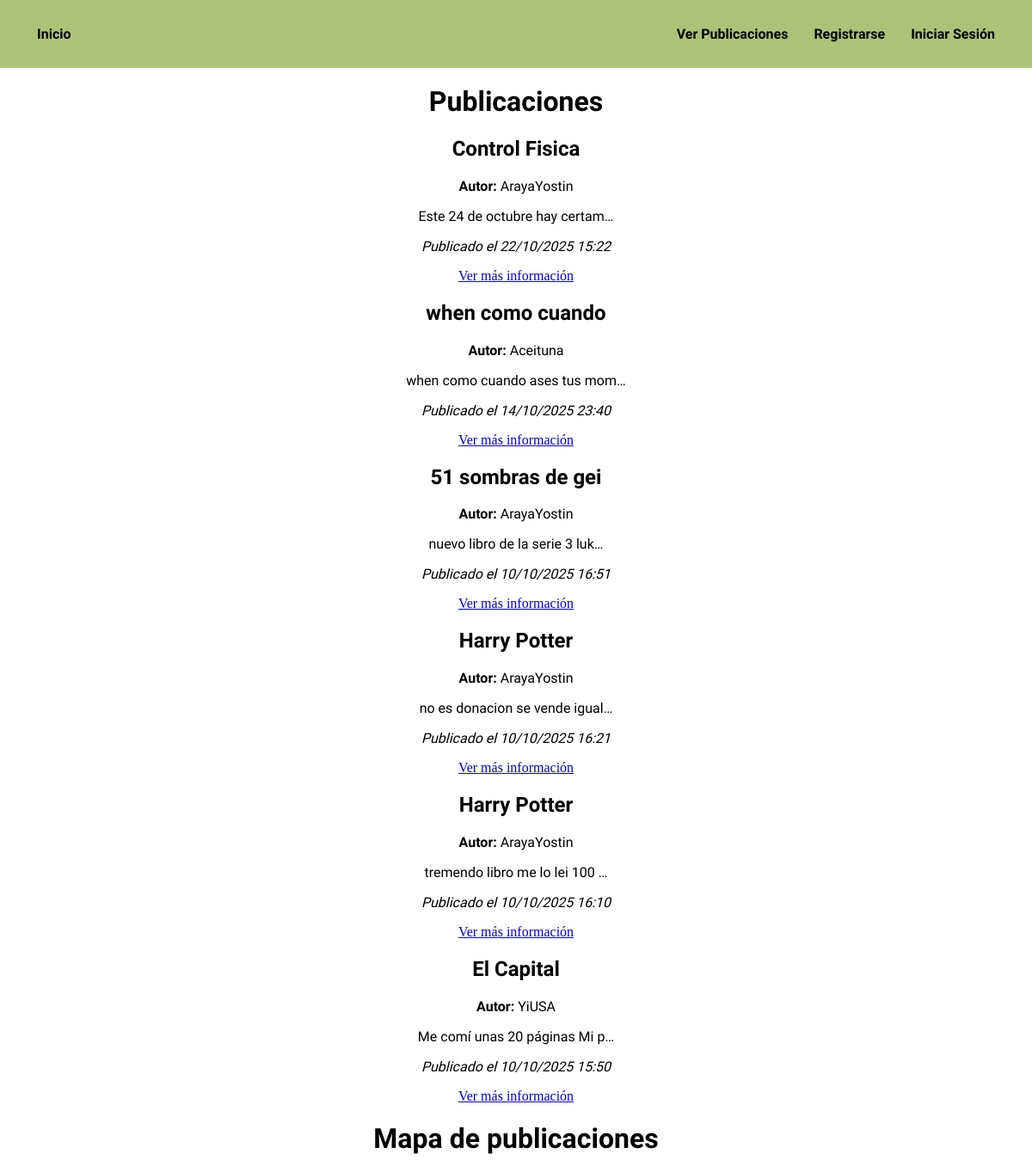
The app's page /publicaciones/ (upper part), older data.
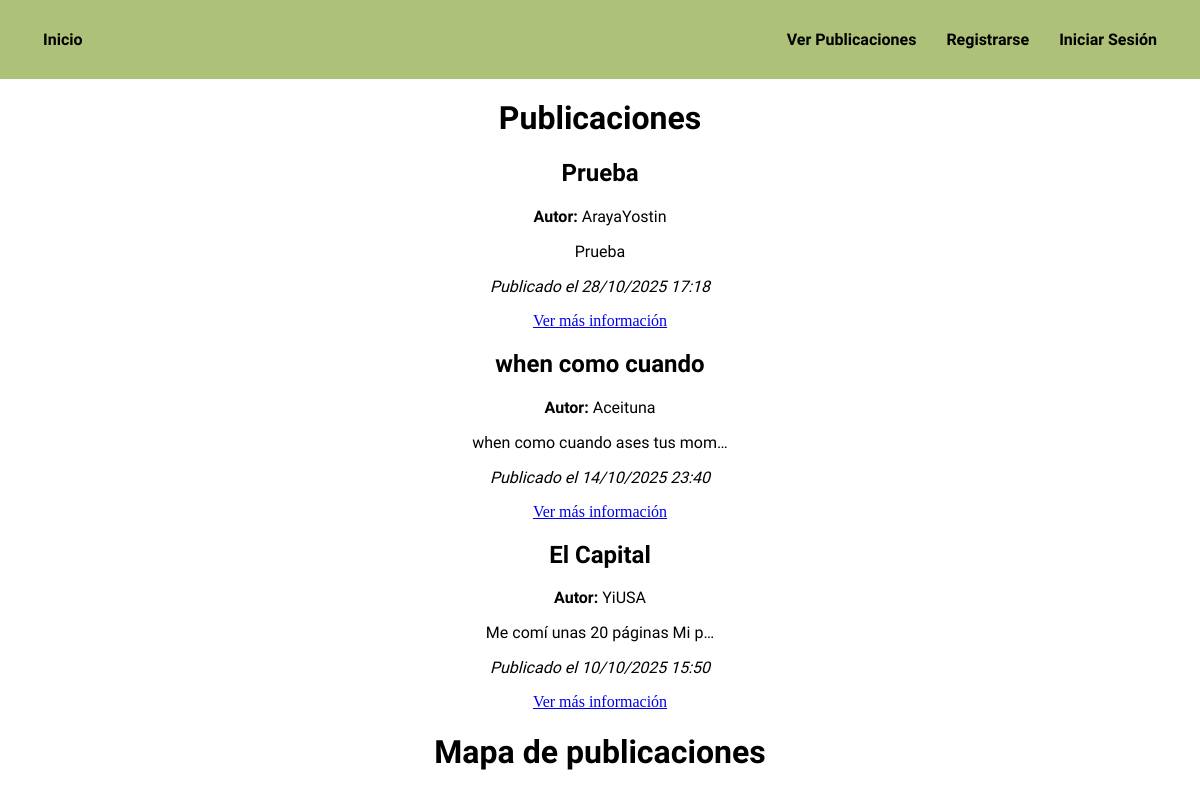
The same page, newer data.
### BookityApp/models.py (models this page shows)
class Publicacion(models.Model):
    user = models.ForeignKey('auth.User', on_delete=models.CASCADE)
    titulo = models.CharField(max_length=100)
    descripcion = models.TextField()
    contacto = models.CharField(max_length=100)
    tipo = models.CharField(max_length=20, choices=[('Intercambio', 'Intercambio'), ('Donación', 'Donación')], default='Donación')
    fecha_publicacion = models.DateTimeField(auto_now_add=True)
    ubicacion = models.CharField(max_length=100)
    latitud = models.FloatField()
    longitud = models.FloatField()
    estado = models.CharField(max_length=20, choices=[('Disponible', 'Disponible'), ('Cerrado', 'Cerrado')], default='Disponible')
    trato_cerrado_con = models.ForeignKey('auth.User', related_name='trato_cerrado_con', on_delete=models.SET_NULL, null=True, blank=True)

### BookityApp/views.py (the view)
# urls.py: path('publicaciones/', publicaciones, name='publicaciones'),
def publicaciones(request):
    publicaciones = Publicacion.objects.all().order_by('-fecha_publicacion')
    return render(request, 'BookityApp/publicaciones.html', {
        'publicaciones': publicaciones
    })

### BookityApp/templates/BookityApp/publicaciones.html (shortened to what this page needs)
{% extends 'BookityApp/base.html' %}
{% load static %}
{% block extra_head %}
<link rel="stylesheet" href="https://unpkg.com/leaflet@1.9.4/dist/leaflet.css" />
{% endblock %}
{% block content %}
<div class="contenedor-publicaciones">
  <h1 style="text-align: center; font-family: 'Sour Gummy', sans-serif;">Publicaciones</h1>
  {% if publicaciones %}
      {% for publicacion in publicaciones %}
          <div class="publicacion">
              <h2 style="text-align: center; font-family: 'inder', sans-serif;">{{ publicacion.titulo }}</h2>
              <p style="text-align: center; font-family: 'inder', sans-serif;"><strong>Autor:</strong> {{ publicacion.user.username }}</p>
              <p style="text-align: center; font-family: 'inder', sans-serif;">{{ publicacion.descripcion|truncatechars:30 }}</p>
              <p style="text-align: center; font-family: 'inder', sans-serif;"><em>Publicado el {{ publicacion.fecha_publicacion|date:"d/m/Y H:i" }}</em></p>
              <div style="text-align: center;">
                <a href="{% url 'detalle' publicacion.id %}">Ver más información</a>
              </div>
          </div>
      {% endfor %}
  {% else %}
      <p>No hay publicaciones todavía.</p>
  {% endif %}
</div>
{% endblock %}
{% block extra_scripts %}
<h1 style="text-align: center; font-family: 'Sour Gummy', sans-serif;">Mapa de publicaciones</h1>
{% endblock %}

Row changes from the older to the newer data that the page shows:
removed Publicacion: titulo "Control Fisica", user.username "ArayaYostin", descripcion "Este 24 de octubre hay certam…", fecha_publicacion "22/10/2025 15:22"
removed Publicacion: titulo "51 sombras de gei", user.username "ArayaYostin", descripcion "nuevo libro de la serie 3 luk…", fecha_publicacion "10/10/2025 16:51"
removed Publicacion: titulo "Harry Potter", user.username "ArayaYostin", descripcion "no es donacion se vende igual…", fecha_publicacion "10/10/2025 16:21"
removed Publicacion: titulo "Harry Potter", user.username "ArayaYostin", descripcion "tremendo libro me lo lei 100 …", fecha_publicacion "10/10/2025 16:10"
added Publicacion: titulo "Prueba", user.username "ArayaYostin", descripcion "Prueba", fecha_publicacion "28/10/2025 17:18"
